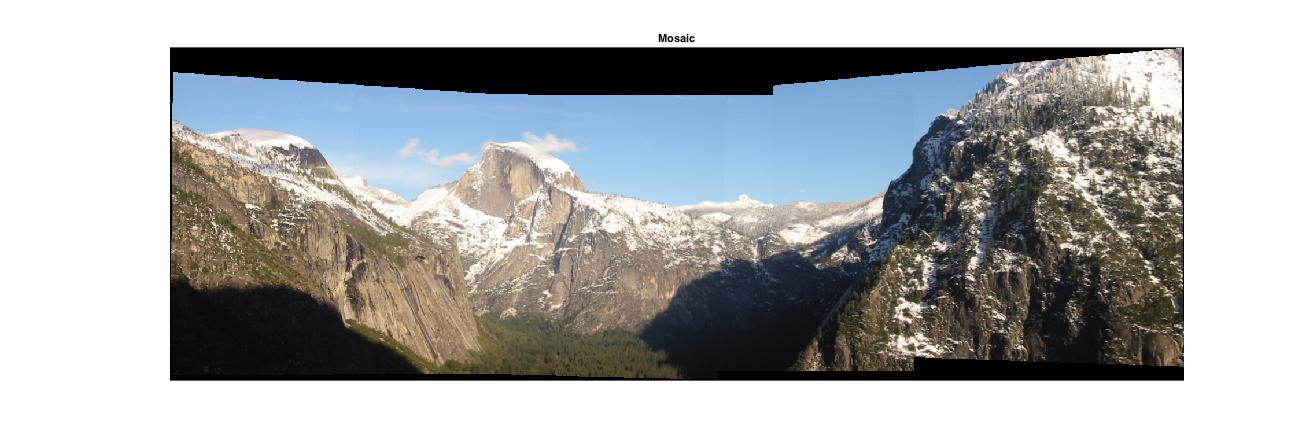
%> input picture SIFT/Yosemite.jpg, 1308 x 444 px
$ octave --eval "result = sift_feature_extract('Yosemite.jpg');"   (GNU Octave 9; MATLAB toolbox functions it lacks are replaced by stand-ins)
%> lines starting %> are read from the running program, lines starting %| are printed output that depends on the picture
function [feature px py] = sift_feature_extract(imgfile)
%> called with imgfile = 'Yosemite.jpg'
	row = 256;
	colum = 256;
	img = imread(imgfile);
%> img is the input picture: size 444x1308x3 uint8; mean R, G, B 169.4, 171.3, 171.9
	img = imresize(img,[row,colum]);
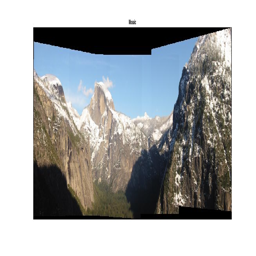
%> img: size 256x256x3 uint8; mean R, G, B 169.4, 171.3, 171.9
	img = im2double(rgb2gray(img));
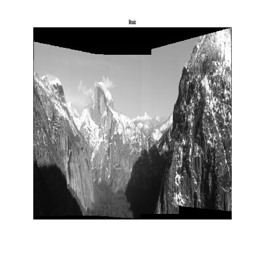
%> img: size 256x256 double; min 0, max 1, mean 0.67

	% 这里 octave 个数取 3；每个 octave 的高斯图像层数取 4，DoG 层数就是 3。
	sigma0 = sqrt(2);
	octave = 3; % 6*sigma*k^(octave*level)<=min(m,n)/(2^(octave-2))
	level = 3;
	D = cell(1,octave);

	% 初始化高斯差分尺度空间 DoG 大小
	for i=1:octave
		D(i) = mat2cell(zeros(row*2^(2-i)+2,colum*2^(2-i)+2,level),row*2^(2-i)+2,colum*2^(2-i)+2,level);
	end
	% 第一个 octave 里的第一幅图由原始图像插值得到：
	temp_img = kron(img,ones(2));
	temp_img = padarray(temp_img,[1,1],'replicate');


	%% 图像金字塔
	for i=1:octave
	    temp_D = D{i};
	    for j=1:level
	    	scale = sigma0 * sqrt(2)^(2^(i-1)+(j-1)); % 第 i 个 octave 的 第 j 层图的 scale 值
	        p = level*(i-1);
	        figure(1);
	        subplot(octave,level,p+j);

	        f = fspecial('gaussian',[1,floor(6*scale)],scale); % 尺度为 scale 的高斯函数
	        L1 = temp_img;
	        % 图像 temp_img 的尺度空间 L2，即一个变化尺度的高斯核与该图像的卷积
          	L2 = conv2(temp_img,f,'same');
          	L2 = conv2(L2,f','same');
          	temp_D(:,:,j) = L2-L1; % 得到差分空间

	        if(j==level)
            	temp_img = L2(2:end-1,2:end-1); % 将开始下一个octave，这里缩小图片尺度
          	end

	        imshow(uint8(255 * mat2gray(temp_D(:,:,j)))); % 画出 DoG 图像
	    end
	    D{i} = temp_D;
	    temp_img = temp_img(1:2:end,1:2:end); % 二分重采样
	    temp_img = padarray(temp_img,[1,1],'both','replicate');
	end
%> this loop made 3 passes
%> pass 1, in sift_feature_extract, `for j=1:level scale = sigma0 * sqrt(2)^(2^(i-1)+(j-1)); p = level*(i-1..`:
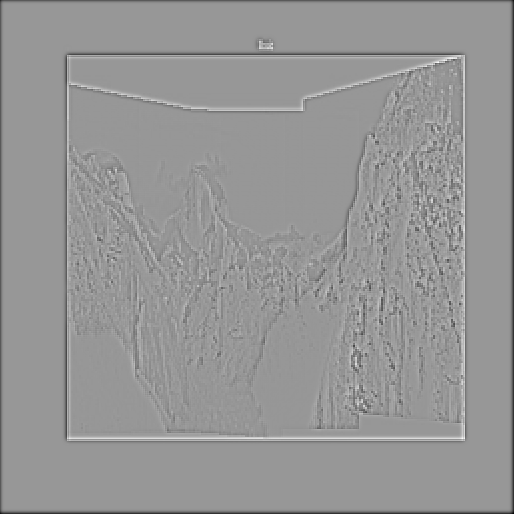
%> displayed picture: size 514x514, on the screen's scale of 0 to 255; min 0, max 255, mean 149.5
%> pass 1, in sift_feature_extract, `for j=1:level scale = sigma0 * sqrt(2)^(2^(i-1)+(j-1)); p = level*(i-1..`:
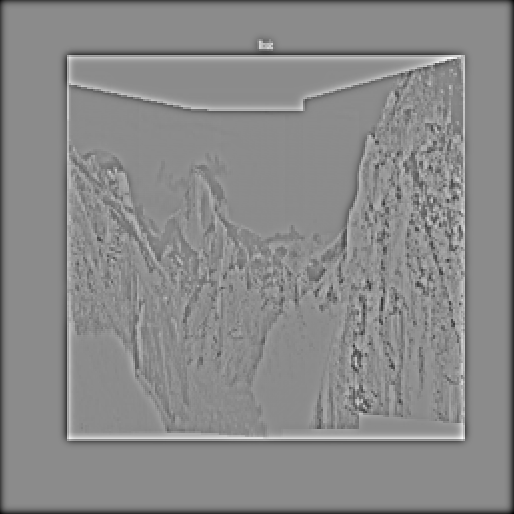
%> displayed picture: size 514x514, on the screen's scale of 0 to 255; min 0, max 255, mean 137
%> after the loop:
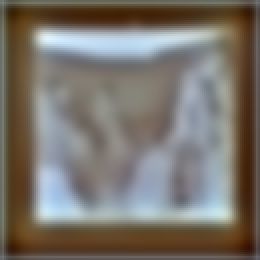
%> temp_D: size 130x130x3 double (shown 2 times larger); mean R, G, B -0.0496, -0.0735, -0.104; drawn with min black and max white
%> after the loop, D = 3 items


	%% 寻找关键点
	% 每一个采样点要和它的26个相邻点比较，如果该点是最大或最小值，
	% 就认为该点是图像在该尺度下的一个特征点
	interval = level-1;
	number = 0;
	for i = 2:octave+1
	    number=number+(2^(i-octave)*colum)*(2*row)*interval;
	end
	extrema = zeros(1,4*number);
	flag = 1;
	for i = 1:octave
	    [m,n,~] = size(D{i});
	    m = m-2; % 一张图边上的一圈是无法进行极值比较的，故大小减 2
	    n = n-2;
	    volume = m*n/(4^(i-1));
	    for k = 2:interval  % 每一个 octave 中，首末两层是无法进行极值比较的，取中间的图像
	        for j = 1:volume
	            x = ceil(j/n);
	            y = mod(j-1,m)+1;
	            sub = D{i}(x:x+2,y:y+2,k-1:k+1);
	            large = max(max(max(sub)));
	            little = min(min(min(sub)));
	            if(large==D{i}(x+1,y+1,k))
	                temp=[i,k,j,1];
	                extrema(flag:(flag+3))=temp;
	                flag=flag+4;
	            end
	            if(little==D{i}(x+1,y+1,k))
	                temp=[i,k,j,-1];
	                extrema(flag:(flag+3))=temp;
	                flag=flag+4;
	            end
	        end
	    end
	end
%> this loop made 3 passes
%> (m, n, volume) on passes 1 to 3: (512, 512, 262144), (256, 256, 16384), (128, 128, 1024)
%> after the loop, flag = 360065; temp = [3 2 109 1]
	idx = extrema==0;
%> idx = 3670016 logical values, 3309952 true
	extrema(idx)=[];
	[m,n]=size(img);
%> m = 256; n = 256
	x=floor((extrema(3:4:end)-1)./(n./(2.^(extrema(1:4:end)-2))))+1;
	y=mod((extrema(3:4:end)-1),m./(2.^(extrema(1:4:end)-2)))+1;
	ry=y./2.^(octave-1-extrema(1:4:end));
	rx=x./2.^(octave-1-extrema(1:4:end));
	figure(2)
	subplot(1,3,1);
	imshow(img)
	hold on
	plot(ry,rx,'r+');

	%% 除去不好的特征点
	% 去除低对比度的关键点和不稳定的边缘响应点
	threshold=0.1;
	r=10;
	extr_volume=length(extrema)/4;
%> extr_volume = 90016
	[m,n]=size(img);
	secondorder_x=conv2([-1,1;-1,1],[-1,1;-1,1]);
	secondorder_y=conv2([-1,-1;1,1],[-1,-1;1,1]);
	for i=1:octave
	    for j=1:level
	        test=D{i}(:,:,j);
	        temp=-1./conv2(test,secondorder_y,'same').*conv2(test,[-1,-1;1,1],'same');
	        D{i}(:,:,j)=temp.*conv2(test',[-1,-1;1,1],'same')*0.5+test;
	    end
	end
	for i=1:extr_volume
	    x=floor((extrema(4*(i-1)+3)-1)/(n/(2^(extrema(4*(i-1)+1)-2))))+1;
	    y=mod((extrema(4*(i-1)+3)-1),m/(2^(extrema(4*(i-1)+1)-2)))+1;
	    rx=x+1;
	    ry=y+1;
	    rz=extrema(4*(i-1)+2);
	    z=D{extrema(4*(i-1)+1)}(rx,ry,rz);
	    if(abs(z)<threshold)
	        extrema(4*(i-1)+4)=0;
	    end
	end
	idx=find(extrema==0);
%> idx = 4860 values from 4 to 360064
	idx=[idx,idx-1,idx-2,idx-3];
	extrema(idx)=[];
	extr_volume=length(extrema)/4;
%> extr_volume = 85156
	x=floor((extrema(3:4:end)-1)./(n./(2.^(extrema(1:4:end)-2))))+1;
	y=mod((extrema(3:4:end)-1),m./(2.^(extrema(1:4:end)-2)))+1;
	ry=y./2.^(octave-1-extrema(1:4:end));
	rx=x./2.^(octave-1-extrema(1:4:end));
	figure(2)
	subplot(1,3,2);
	imshow(img)
	hold on
	plot(ry,rx,'g+');

	% 去除边缘响应
	for i=1:extr_volume
	    x=floor((extrema(4*(i-1)+3)-1)/(n/(2^(extrema(4*(i-1)+1)-2))))+1;
	    y=mod((extrema(4*(i-1)+3)-1),m/(2^(extrema(4*(i-1)+1)-2)))+1;
	    rx=x+1;
	    ry=y+1;
	    rz=extrema(4*(i-1)+2);
	    Dxx=D{extrema(4*(i-1)+1)}(rx-1,ry,rz)+D{extrema(4*(i-1)+1)}(rx+1,ry,rz)-2*D{extrema(4*(i-1)+1)}(rx,ry,rz);
	    Dyy=D{extrema(4*(i-1)+1)}(rx,ry-1,rz)+D{extrema(4*(i-1)+1)}(rx,ry+1,rz)-2*D{extrema(4*(i-1)+1)}(rx,ry,rz);
	    Dxy=D{extrema(4*(i-1)+1)}(rx-1,ry-1,rz)+D{extrema(4*(i-1)+1)}(rx+1,ry+1,rz)-D{extrema(4*(i-1)+1)}(rx-1,ry+1,rz)-D{extrema(4*(i-1)+1)}(rx+1,ry-1,rz);
        deter=Dxx*Dyy-Dxy*Dxy;
        R=(Dxx+Dyy)/deter;
        R_threshold=(r+1)^2/r;
        if(deter<0||R>R_threshold)
            extrema(4*(i-1)+4)=0;
        end
	end
	idx=find(extrema==0);
	idx=[idx,idx-1,idx-2,idx-3];
	extrema(idx)=[];
	extr_volume=length(extrema)/4;
	x=floor((extrema(3:4:end)-1)./(n./(2.^(extrema(1:4:end)-2))))+1;
	y=mod((extrema(3:4:end)-1),m./(2.^(extrema(1:4:end)-2)))+1;
	ry=y./2.^(octave-1-extrema(1:4:end));
	rx=x./2.^(octave-1-extrema(1:4:end));
	figure(2)
	subplot(1,3,3);
	imshow(img)
	hold on
	plot(ry,rx,'b+');
	px = rx; py = ry;

	%% 特征点方向分配
	kpori=zeros(1,36*extr_volume);
	minor=zeros(1,36*extr_volume);
	f=1;
	flag=1;
	for i=1:extr_volume
	    %
	    scale=sigma0*sqrt(2)^(1/level)^((extrema(4*(i-1)+1)-1)*level+(extrema(4*(i-1)+2)));
	    width=2*round(3*1.5*scale);
	    count=1;
	    x=floor((extrema(4*(i-1)+3)-1)/(n/(2^(extrema(4*(i-1)+1)-2))))+1;
	    y=mod((extrema(4*(i-1)+3)-1),m/(2^(extrema(4*(i-1)+1)-2)))+1;
	    %make sure the point in the searchable area
	    if(x>(width/2)&&y>(width/2)&&x<(m/2^(extrema(4*(i-1)+1)-2)-width/2-2)&&y<(n/2^(extrema(4*(i-1)+1)-2)-width/2-2))
	        rx=x+1;
	        ry=y+1;
	        rz=extrema(4*(i-1)+2);
	        reg_volume=width*width;%3? thereom
	        % make weight matrix
	        weight=fspecial('gaussian',width,1.5*scale);
	        %calculate region pixels' magnitude and region orientation
	        reg_mag=zeros(1,count);
	        reg_theta=zeros(1,count);
	    for l=(rx-width/2):(rx+width/2-1)
	        for k=(ry-width/2):(ry+width/2-1)
	            reg_mag(count)=sqrt((D{extrema(4*(i-1)+1)}(l+1,k,rz)-D{extrema(4*(i-1)+1)}(l-1,k,rz))^2+(D{extrema(4*(i-1)+1)}(l,k+1,rz)-D{extrema(4*(i-1)+1)}(l,k-1,rz))^2);
	            reg_theta(count)=atan2((D{extrema(4*(i-1)+1)}(l,k+1,rz)-D{extrema(4*(i-1)+1)}(l,k-1,rz)),(D{extrema(4*(i-1)+1)}(l+1,k,rz)-D{extrema(4*(i-1)+1)}(l-1,k,rz)))*(180/pi);
	            count=count+1;
	        end
	    end
	    %make histogram
	    mag_counts=zeros(1,36);
	    for x=0:10:359
	        mag_count=0;
	       for j=1:reg_volume
	           c1=-180+x;
	           c2=-171+x;
	           if(c1<0||c2<0)
	           if(abs(reg_theta(j))<abs(c1)&&abs(reg_theta(j))>=abs(c2))
	               mag_count=mag_count+reg_mag(j)*weight(ceil(j/width),mod(j-1,width)+1);
	           end
	           else
	               if(abs(reg_theta(j)>abs(c1)&&abs(reg_theta(j)<=abs(c2))))
	                   mag_count=mag_count+reg_mag(j)*weight(ceil(j/width),mod(j-1,width)+1);
	               end
	           end
	       end
	          mag_counts(x/10+1)=mag_count;
	    end
	    % find the max histogram bar and the ones higher than 80% max
	    [maxvm,~]=max(mag_counts);
	     kori=find(mag_counts>=(0.8*maxvm));
	     kori=(kori*10+(kori-1)*10)./2-180;
	     kpori(f:(f+length(kori)-1))=kori;
	     f=f+length(kori);
	     temp_extrema=[extrema(4*(i-1)+1),extrema(4*(i-1)+2),extrema(4*(i-1)+3),extrema(4*(i-1)+4)];
	     temp_extrema=padarray(temp_extrema,[0,length(temp_extrema)*(length(kori)-1)],'post','circular');
	     long=length(temp_extrema);
	     minor(flag:flag+long-1)=temp_extrema;
	     flag=flag+long;
	    end
	end
	idx= minor==0;
	minor(idx)=[];
	extrema=minor;
	% delete unsearchable points and add minor orientation points
	idx= kpori==0;
	kpori(idx)=[];
	extr_volume=length(extrema)/4;

	%% 描述符的生成
	d=4; % David G. Lowe 将区域分成 4*4.
	pixel=4;
	feature=zeros(d*d*8,extr_volume);
	for i=1:extr_volume
	    descriptor=zeros(1,d*d*8);% feature dimension is 128=4*4*8;
	    width=d*pixel;
	    % x,y centeral point and prepare for location rotation
	    x=floor((extrema(4*(i-1)+3)-1)/(n/(2^(extrema(4*(i-1)+1)-2))))+1;
	    y=mod((extrema(4*(i-1)+3)-1),m/(2^(extrema(4*(i-1)+1)-2)))+1;
	    z=extrema(4*(i-1)+2);
	        if((m/2^(extrema(4*(i-1)+1)-2)-pixel*d*sqrt(2)/2)>x&&x>(pixel*d/2*sqrt(2))&&(n/2^(extrema(4*(i-1)+1)-2)-pixel*d/2*sqrt(2))>y&&y>(pixel*d/2*sqrt(2)))
	        sub_x=(x-d*pixel/2+1):(x+d*pixel/2);
	        sub_y=(y-d*pixel/2+1):(y+d*pixel/2);
	        sub=zeros(2,length(sub_x)*length(sub_y));
	        j=1;
	        for p=1:length(sub_x)
	            for q=1:length(sub_y)
	                sub(:,j)=[sub_x(p)-x;sub_y(q)-y];
	                j=j+1;
	            end
	        end
	        distort=[cos(pi*kpori(i)/180),-sin(pi*kpori(i)/180);sin(pi*kpori(i)/180),cos(pi*kpori(i)/180)];
	   		% accordinate after distort
	        sub_dis=distort*sub;
	        fix_sub=ceil(sub_dis);
	        fix_sub=[fix_sub(1,:)+x;fix_sub(2,:)+y];
	        patch=zeros(1,width*width);
	        for p=1:length(fix_sub)
	        patch(p)=D{extrema(4*(i-1)+1)}(fix_sub(1,p),fix_sub(2,p),z);
	        end
	        temp_D=(reshape(patch,[width,width]))';
	        %create weight matrix.
	        mag_sub=temp_D;
	        temp_D=padarray(temp_D,[1,1],'replicate','both');
	        weight=fspecial('gaussian',width,width/1.5);
	        mag_sub=weight.*mag_sub;
	        theta_sub=atan((temp_D(2:end-1,3:1:end)-temp_D(2:end-1,1:1:end-2))./(temp_D(3:1:end,2:1:end-1)-temp_D(1:1:end-2,2:1:end-1)))*(180/pi);
	        % create orientation histogram
	        for area=1:d*d
	        cover=pixel*pixel;
	        ori=zeros(1,cover);
	        magcounts=zeros(1,8);
	        for angle=0:45:359
	          magcount=0;
	          for p=1:cover;
	              x=(floor((p-1)/pixel)+1)+pixel*floor((area-1)/d);
	              y=mod(p-1,pixel)+1+pixel*(mod(area-1,d));
	              c1=-180+angle;
	              c2=-180+45+angle;
	              if(c1<0||c2<0)
	                  if (abs(theta_sub(x,y))<abs(c1)&&abs(theta_sub(x,y))>=abs(c2))

	                      ori(p)=(c1+c2)/2;
	                      magcount=magcount+mag_sub(x,y);
	                  end
	              else
	                  if(abs(theta_sub(x,y))>abs(c1)&&abs(theta_sub(x,y))<=abs(c2))
	                      ori(p)=(c1+c2)/2;
	                      magcount=magcount+mag_sub(x,y);
	                  end
	              end
	          end
	          magcounts(angle/45+1)=magcount;
	        end
	        descriptor((area-1)*8+1:area*8)=magcounts;
	        end
	        descriptor=normr(descriptor);
	        % cap 0.2
	        for j=1:numel(descriptor)
	            if(abs(descriptor(j))>0.2)
	            descriptor(j)=0.2;
	            end
	        end
	        descriptor=normr(descriptor);
	        else
	            continue;
	        end
	        feature(:,i)=descriptor';
	end
	index=find(sum(feature));
	feature=feature(:,index);
%> (the run ends here)
